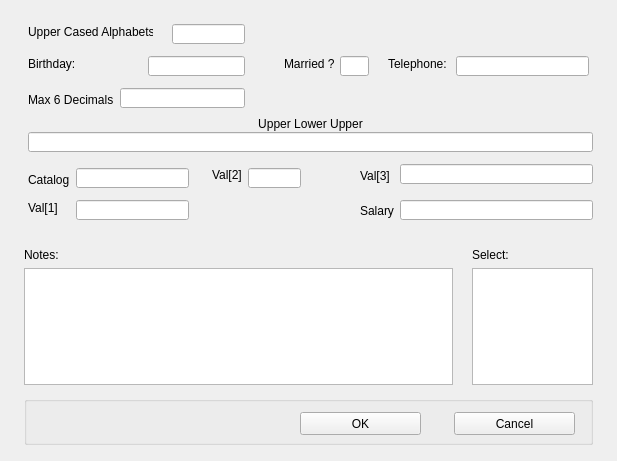
<?xml version="1.0" encoding="UTF-8"?>
<ui version="4.0">
 <class>ValidatorGets</class>
 <widget class="QWidget" name="ValidatorGets">
  <property name="geometry">
   <rect>
    <x>0</x>
    <y>0</y>
    <width>617</width>
    <height>461</height>
   </rect>
  </property>
  <widget class="QLabel" name="label">
   <property name="geometry">
    <rect>
     <x>28</x>
     <y>24</y>
     <width>125</width>
     <height>16</height>
    </rect>
   </property>
   <property name="text">
    <string>Upper Cased Alphabets:</string>
   </property>
  </widget>
  <widget class="QLabel" name="label_2">
   <property name="geometry">
    <rect>
     <x>28</x>
     <y>56</y>
     <width>109</width>
     <height>16</height>
    </rect>
   </property>
   <property name="text">
    <string>Birthday:</string>
   </property>
  </widget>
  <widget class="QLabel" name="label_3">
   <property name="geometry">
    <rect>
     <x>28</x>
     <y>92</y>
     <width>85</width>
     <height>16</height>
    </rect>
   </property>
   <property name="text">
    <string>Max 6 Decimals:</string>
   </property>
  </widget>
  <widget class="QLabel" name="label_4">
   <property name="geometry">
    <rect>
     <x>284</x>
     <y>56</y>
     <width>61</width>
     <height>16</height>
    </rect>
   </property>
   <property name="text">
    <string>Married ?</string>
   </property>
  </widget>
  <widget class="QLabel" name="label_5">
   <property name="geometry">
    <rect>
     <x>388</x>
     <y>56</y>
     <width>69</width>
     <height>16</height>
    </rect>
   </property>
   <property name="text">
    <string>Telephone:</string>
   </property>
  </widget>
  <widget class="QLabel" name="label_6">
   <property name="geometry">
    <rect>
     <x>28</x>
     <y>116</y>
     <width>565</width>
     <height>16</height>
    </rect>
   </property>
   <property name="text">
    <string>Upper Lower Upper</string>
   </property>
   <property name="alignment">
    <set>Qt::AlignCenter</set>
   </property>
  </widget>
  <widget class="QLabel" name="label_7">
   <property name="geometry">
    <rect>
     <x>28</x>
     <y>172</y>
     <width>81</width>
     <height>16</height>
    </rect>
   </property>
   <property name="text">
    <string>Catalog</string>
   </property>
  </widget>
  <widget class="QLabel" name="label_8">
   <property name="geometry">
    <rect>
     <x>28</x>
     <y>200</y>
     <width>57</width>
     <height>16</height>
    </rect>
   </property>
   <property name="text">
    <string>Val[1]</string>
   </property>
  </widget>
  <widget class="QLabel" name="label_9">
   <property name="geometry">
    <rect>
     <x>212</x>
     <y>168</y>
     <width>46</width>
     <height>14</height>
    </rect>
   </property>
   <property name="text">
    <string>Val[2]</string>
   </property>
  </widget>
  <widget class="QLabel" name="label_10">
   <property name="geometry">
    <rect>
     <x>360</x>
     <y>168</y>
     <width>65</width>
     <height>16</height>
    </rect>
   </property>
   <property name="text">
    <string>Val[3]</string>
   </property>
  </widget>
  <widget class="QLineEdit" name="editUpper">
   <property name="geometry">
    <rect>
     <x>172</x>
     <y>24</y>
     <width>73</width>
     <height>20</height>
    </rect>
   </property>
  </widget>
  <widget class="QLineEdit" name="editBDay">
   <property name="geometry">
    <rect>
     <x>148</x>
     <y>56</y>
     <width>97</width>
     <height>20</height>
    </rect>
   </property>
  </widget>
  <widget class="QLineEdit" name="edit6dec">
   <property name="geometry">
    <rect>
     <x>120</x>
     <y>88</y>
     <width>125</width>
     <height>20</height>
    </rect>
   </property>
  </widget>
  <widget class="QLineEdit" name="editULU">
   <property name="geometry">
    <rect>
     <x>28</x>
     <y>132</y>
     <width>565</width>
     <height>20</height>
    </rect>
   </property>
  </widget>
  <widget class="QLineEdit" name="editCata">
   <property name="geometry">
    <rect>
     <x>76</x>
     <y>168</y>
     <width>113</width>
     <height>20</height>
    </rect>
   </property>
  </widget>
  <widget class="QLineEdit" name="editVal1">
   <property name="geometry">
    <rect>
     <x>76</x>
     <y>200</y>
     <width>113</width>
     <height>20</height>
    </rect>
   </property>
  </widget>
  <widget class="QLineEdit" name="editTele">
   <property name="geometry">
    <rect>
     <x>456</x>
     <y>56</y>
     <width>133</width>
     <height>20</height>
    </rect>
   </property>
  </widget>
  <widget class="QLineEdit" name="editMrd">
   <property name="geometry">
    <rect>
     <x>340</x>
     <y>56</y>
     <width>29</width>
     <height>20</height>
    </rect>
   </property>
  </widget>
  <widget class="QLineEdit" name="editVal2">
   <property name="geometry">
    <rect>
     <x>248</x>
     <y>168</y>
     <width>53</width>
     <height>20</height>
    </rect>
   </property>
  </widget>
  <widget class="QLineEdit" name="editVal3">
   <property name="geometry">
    <rect>
     <x>400</x>
     <y>164</y>
     <width>193</width>
     <height>20</height>
    </rect>
   </property>
  </widget>
  <widget class="QLabel" name="label_11">
   <property name="geometry">
    <rect>
     <x>360</x>
     <y>204</y>
     <width>46</width>
     <height>14</height>
    </rect>
   </property>
   <property name="text">
    <string>Salary</string>
   </property>
  </widget>
  <widget class="QGroupBox" name="groupBox">
   <property name="geometry">
    <rect>
     <x>24</x>
     <y>396</y>
     <width>569</width>
     <height>49</height>
    </rect>
   </property>
   <widget class="QPushButton" name="btnOK">
    <property name="geometry">
     <rect>
      <x>276</x>
      <y>16</y>
      <width>121</width>
      <height>23</height>
     </rect>
    </property>
    <property name="text">
     <string>OK</string>
    </property>
   </widget>
   <widget class="QPushButton" name="btnCancel">
    <property name="geometry">
     <rect>
      <x>430</x>
      <y>16</y>
      <width>121</width>
      <height>23</height>
     </rect>
    </property>
    <property name="text">
     <string>Cancel</string>
    </property>
   </widget>
  </widget>
  <widget class="QLineEdit" name="editSalary">
   <property name="geometry">
    <rect>
     <x>400</x>
     <y>200</y>
     <width>193</width>
     <height>20</height>
    </rect>
   </property>
  </widget>
  <widget class="QLabel" name="label_12">
   <property name="geometry">
    <rect>
     <x>24</x>
     <y>248</y>
     <width>46</width>
     <height>13</height>
    </rect>
   </property>
   <property name="text">
    <string>Notes:</string>
   </property>
  </widget>
  <widget class="QPlainTextEdit" name="editNotes">
   <property name="geometry">
    <rect>
     <x>24</x>
     <y>268</y>
     <width>429</width>
     <height>117</height>
    </rect>
   </property>
  </widget>
  <widget class="QLabel" name="label_13">
   <property name="geometry">
    <rect>
     <x>472</x>
     <y>248</y>
     <width>46</width>
     <height>13</height>
    </rect>
   </property>
   <property name="text">
    <string>Select:</string>
   </property>
  </widget>
  <widget class="QListWidget" name="listSelect">
   <property name="geometry">
    <rect>
     <x>472</x>
     <y>268</y>
     <width>121</width>
     <height>117</height>
    </rect>
   </property>
  </widget>
 </widget>
 <resources/>
 <connections/>
</ui>
